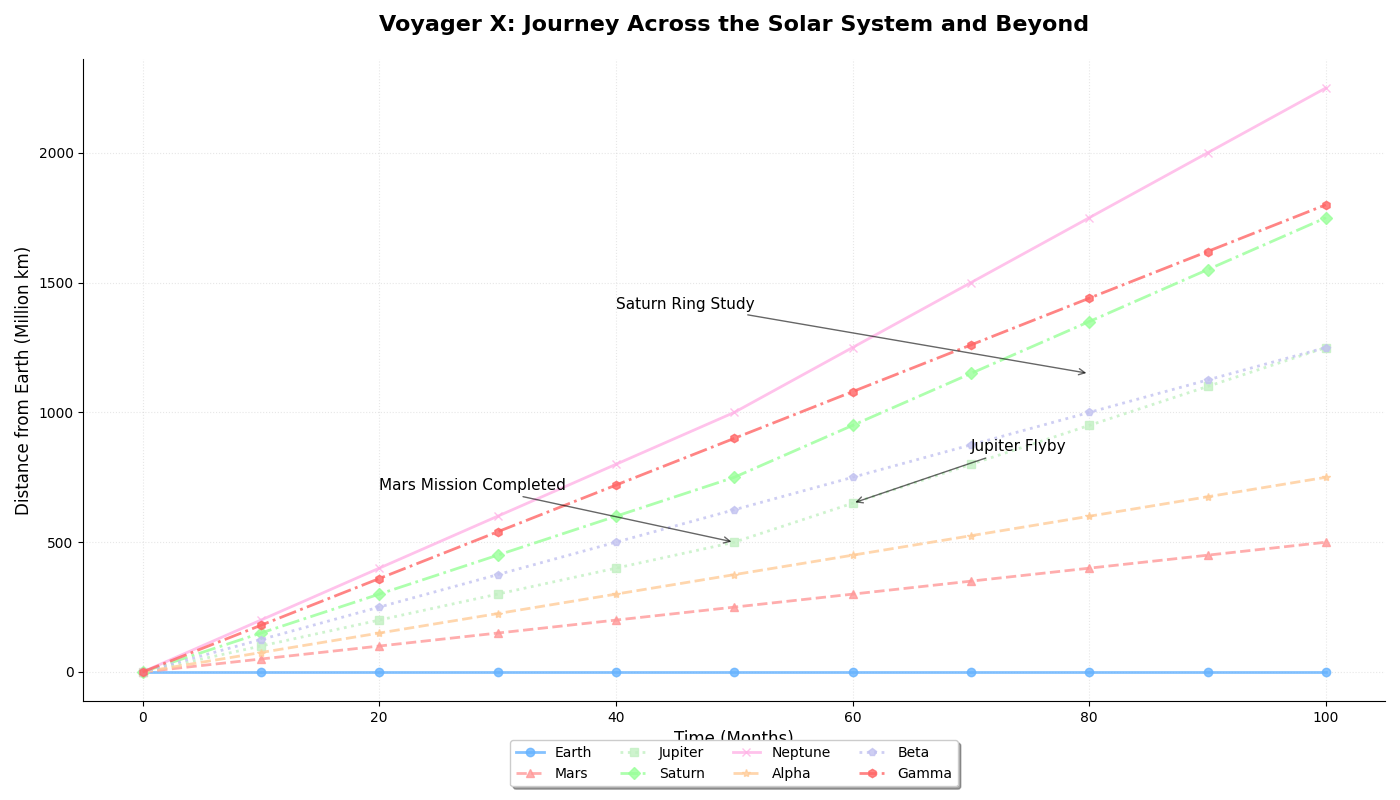

This figure's Python source:
import matplotlib.pyplot as plt
import numpy as np

# Time in months
time = np.arange(0, 101, 10)

# Distance in millions of kilometers including additional celestial bodies
distance_to_planets = {
    'Earth': [0, 0, 0, 0, 0, 0, 0, 0, 0, 0, 0],
    'Mars': [0, 50, 100, 150, 200, 250, 300, 350, 400, 450, 500],
    'Jupiter': [0, 100, 200, 300, 400, 500, 650, 800, 950, 1100, 1250],
    'Saturn': [0, 150, 300, 450, 600, 750, 950, 1150, 1350, 1550, 1750],
    'Neptune': [0, 200, 400, 600, 800, 1000, 1250, 1500, 1750, 2000, 2250],
    'Alpha': [0, 75, 150, 225, 300, 375, 450, 525, 600, 675, 750],
    'Beta': [0, 125, 250, 375, 500, 625, 750, 875, 1000, 1125, 1250],
    'Gamma': [0, 180, 360, 540, 720, 900, 1080, 1260, 1440, 1620, 1800]
}

# Altered color assignment for clear distinction
colors = ['#66b3ff', '#ff9999', '#c2f0c2', '#99ff99', '#ffb3e6', '#ffcc99', '#c2c2f0', '#ff6666']

# Set up the plot
fig, ax = plt.subplots(figsize=(14, 8))

# Plot each celestial body's flight path with different styles
markers = ['o', '^', 's', 'D', 'x', '*', 'p', 'h']
linestyles = ['-', '--', ':', '-.', '-', '--', ':', '-.']
for (body, distances), color, marker, linestyle in zip(distance_to_planets.items(), colors, markers, linestyles):
    ax.plot(time, distances, label=body, marker=marker, linestyle=linestyle, linewidth=2, alpha=0.8, color=color)

# Title and labels
ax.set_title('Voyager X: Journey Across the Solar System and Beyond', fontsize=16, fontweight='bold', pad=20)
ax.set_xlabel('Time (Months)', fontsize=12)
ax.set_ylabel('Distance from Earth (Million km)', fontsize=12)

# Altered grid for aesthetics
ax.grid(True, linestyle=':', alpha=0.3)

# Legend with different positioning and style
ax.legend(fontsize=10, loc='upper center', bbox_to_anchor=(0.5, -0.05), shadow=True, ncol=4)

# Border adjustments
ax.spines['top'].set_color('none')
ax.spines['right'].set_color('none')

# Annotations for original planets
ax.annotate('Mars Mission Completed', xy=(50, 500), xytext=(20, 700),
            arrowprops=dict(facecolor='grey', arrowstyle='->', alpha=0.6), fontsize=11)

ax.annotate('Jupiter Flyby', xy=(60, 650), xytext=(70, 850),
            arrowprops=dict(facecolor='grey', arrowstyle='->', alpha=0.6), fontsize=11)

ax.annotate('Saturn Ring Study', xy=(80, 1150), xytext=(40, 1400),
            arrowprops=dict(facecolor='grey', arrowstyle='->', alpha=0.6), fontsize=11)

# Ensure layout is tidy
fig.tight_layout()

# Show the plot
plt.show()
